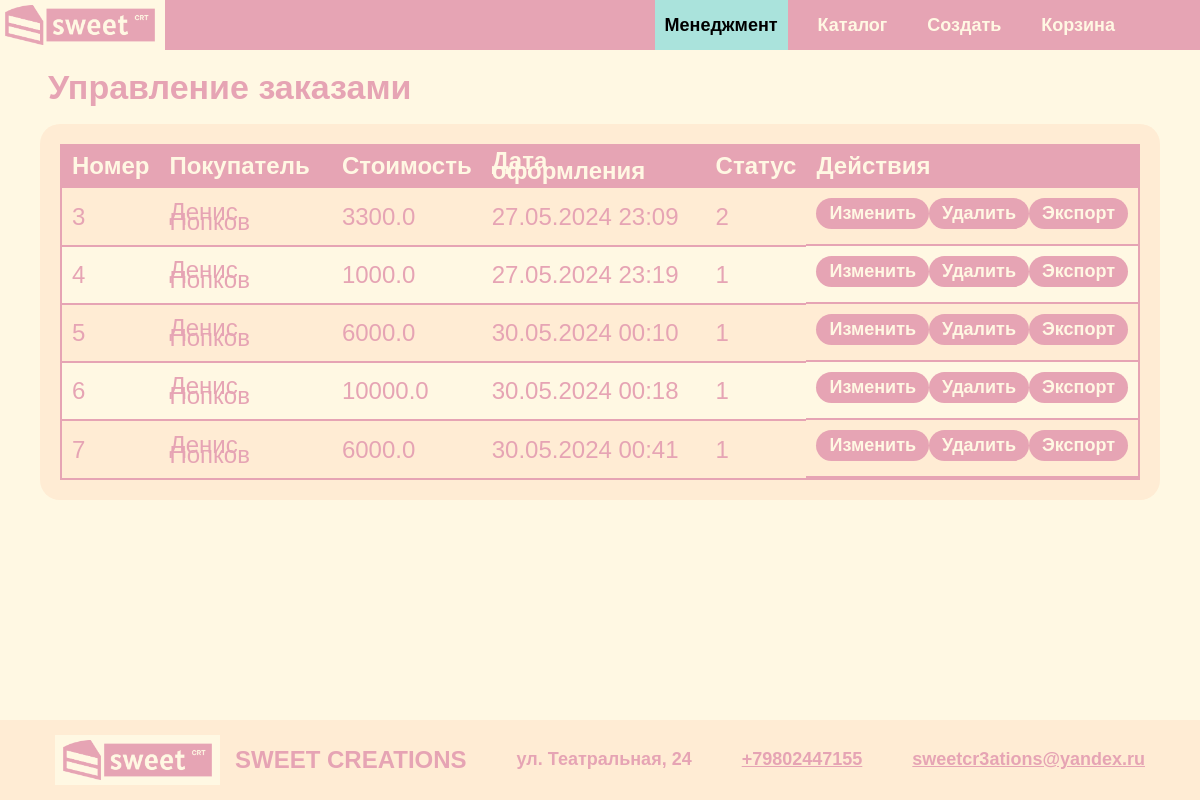
The app's page /staff/orders/ (signed in), older data.
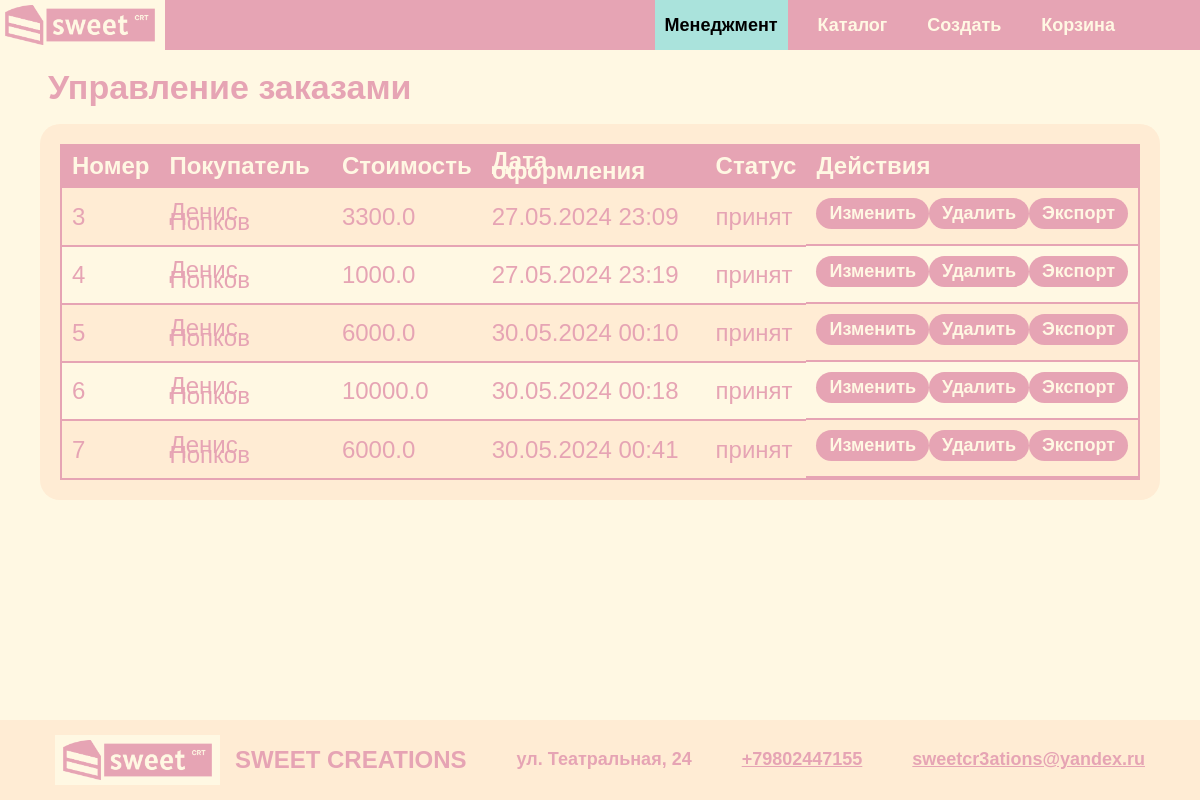
The same page, newer data.
### main/models.py (models this page shows, shortened)
class Order(models.Model):
    order_id = models.AutoField(db_column='order_ID', primary_key=True)
    date = models.TextField()
    delivery_date = models.TextField()
    price = models.FloatField()
    delivery_address = models.TextField()
    status = models.TextField()
    user = models.ForeignKey('User', models.DO_NOTHING, db_column='user_ID', null=True, blank=True)
    class Meta:
        db_table = 'Order'

class User(AbstractBaseUser, PermissionsMixin):
    user_id = models.AutoField(db_column='user_ID', primary_key=True)
    first_name = models.TextField()
    password = models.TextField()
    email = models.EmailField(unique=True)
    last_name = models.TextField()
    date_birth = models.DateField()
    phone_number = models.CharField(max_length=15, unique=True)
    is_superuser = models.BooleanField(default=False)
    is_staff = models.BooleanField(default=False)
    objects = UserManager()
    USERNAME_FIELD = 'email'
    REQUIRED_FIELDS = ['first_name', 'last_name', 'date_birth', 'phone_number']
    class Meta:
        db_table = 'User'
    def get_full_name(self):
        return f"{self.first_name} {self.last_name}"

### main/views.py (the view)
# urls.py: path('staff/orders/', manage_orders, name='manage_orders'),
@login_required
@user_passes_test(staff_required)
def manage_orders(request):
    orders = Order.objects.all()
    return render(request, 'staff/manage_orders.html', {'orders': orders})

### main/templatetags/custom_filters.py (called while the page is built)
@register.filter(name='format_date')
def format_date(value, date_format="%d.%m.%Y %H:%M"):
    if isinstance(value, datetime.datetime):
        return value.strftime(date_format)
    if isinstance(value, str):
        try:
            dt_value = datetime.datetime.fromisoformat(value)
            return dt_value.strftime(date_format)
        except ValueError:
            return value
    return value

### main/views.py (called while the page is built)
def staff_required(user):
    return user.is_staff

### main/templates/staff/manage_orders.html
{% extends 'main/base.html' %}
{% load static %}
{% load custom_filters %}
{% block content %}
    <h2 class="manage-title">Управление заказами</h2>
    <div class="table-container">
    <table class="manage-table">
        <tr>
            <th>Номер</th>
            <th>Покупатель</th>
            <th>Стоимость</th>
            <th>Дата оформления</th>
            <th>Статус</th>
            <th>Действия</th>
        </tr>
        {% for order in orders %}
        <tr>
            <td>{{ order.order_id }}</td>
            <td>{{ order.user.get_full_name }}</td>
            <td>{{ order.price }}</td>
            <td>{{ order.date|format_date }}</td>
            <td>{{ order.status }}</td>
            <td class="action-td">
                <a class="manage-action-button" href="{% url 'edit_order' order.order_id %}">Изменить</a>
                <a class="manage-action-button" href="{% url 'delete_order' order.order_id %}">Удалить</a>
                <a class="manage-action-button" href="{% url 'export_order_to_txt' order.order_id %}">Экспорт</a>
            </td>
        </tr>
        {% empty %}
        <tr>
            <td colspan="4">Заказы не найдены.</td>
        </tr>
        {% endfor %}
    </table>
    </div>
{% endblock %}

Row changes from the older to the newer data that the page shows:
changed Order id 3: status "2" → "принят"
changed Order id 4: status "1" → "принят"
changed Order id 5: status "1" → "принят"
changed Order id 6: status "1" → "принят"
changed Order id 7: status "1" → "принят"
